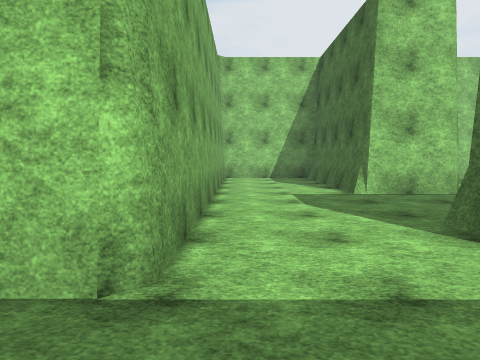
view 1 (above)

24 first-person views from a walk through a scene from a Unity 3-D project. The camera is 1.5 m above the floor, tilts 4° down and sees 70° across. The floor is counted in squares, 2 m on a side. Each view is taken from the middle of a square. On the plan, view 1 faces up. The plan holds only what a view shows up to about 11 squares ahead; the rest is blank. The place goes on beyond the plan. Surface patterns are stand-ins for the level's own textures.

view 2
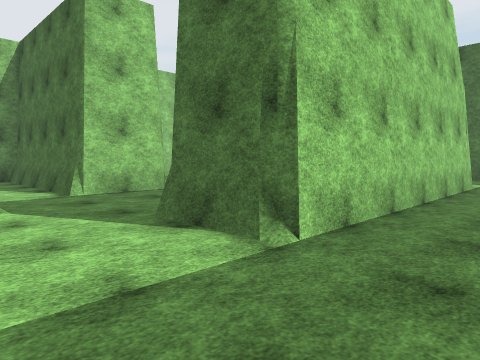

view 3
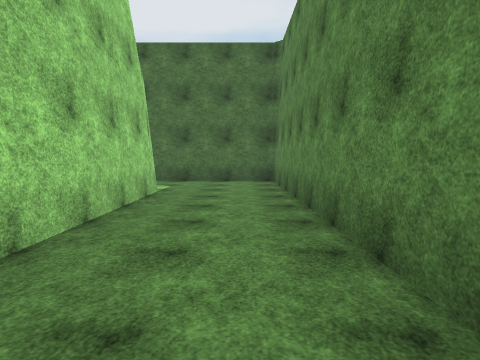

view 4
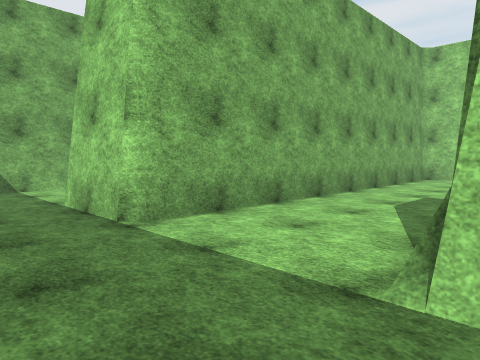

view 5
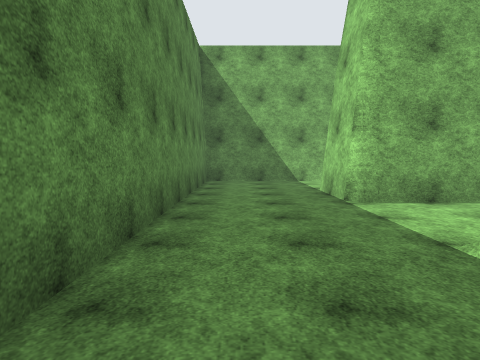

view 6
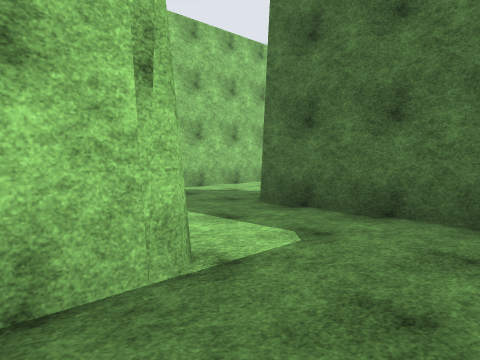

view 7
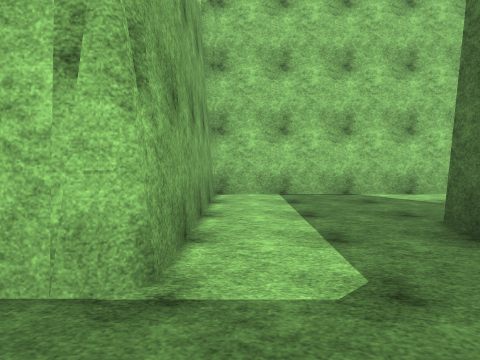

view 8
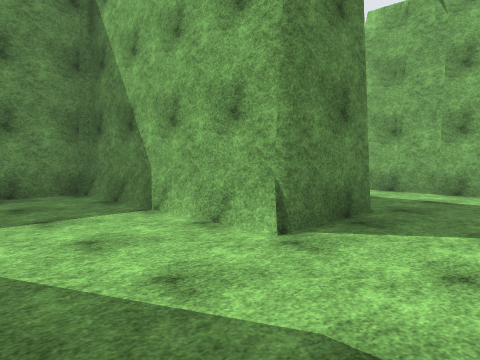

view 9
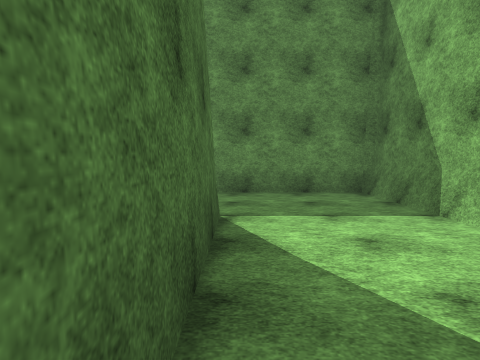

view 10
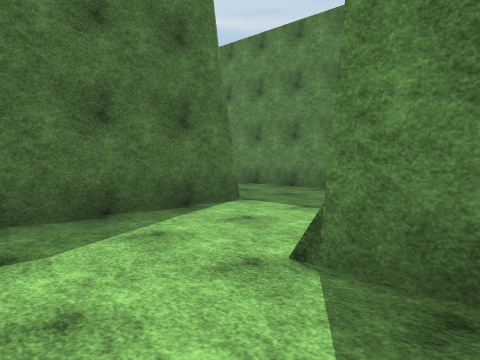

view 11
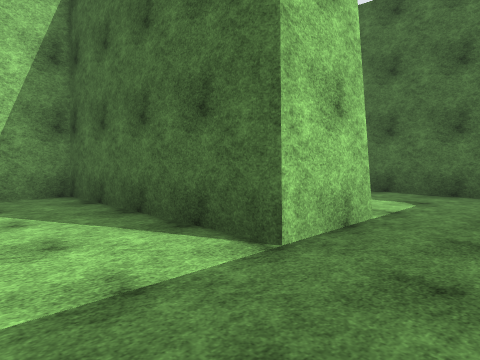

view 12
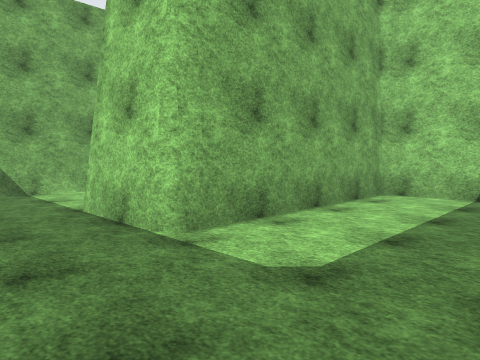

view 13
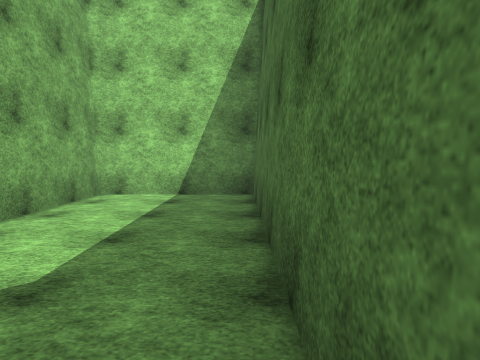

view 14
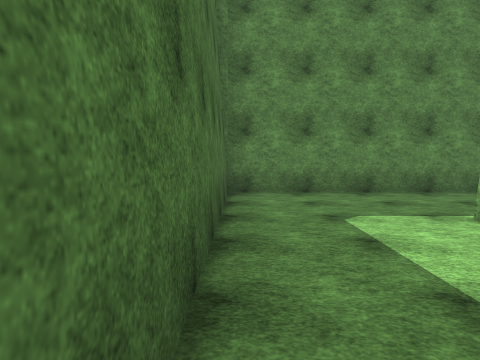

view 15
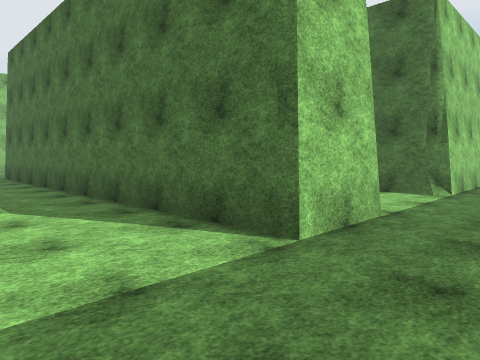

view 16
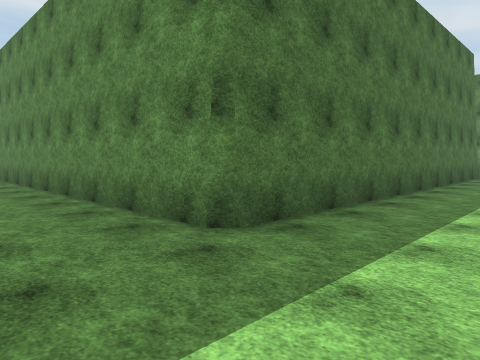

view 17
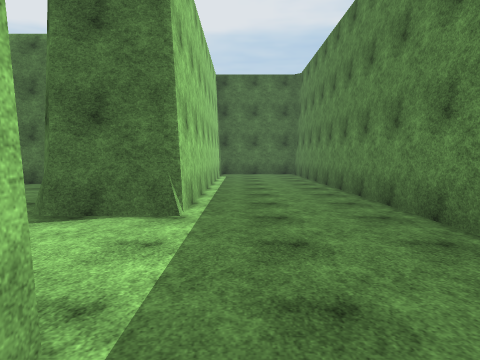

view 18
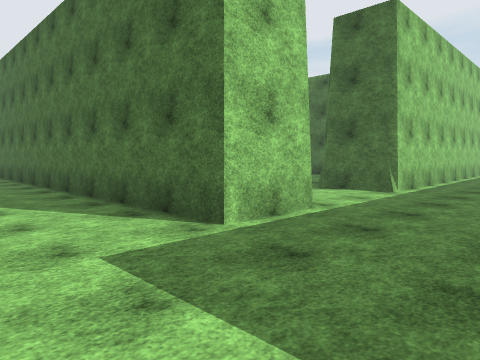

view 19
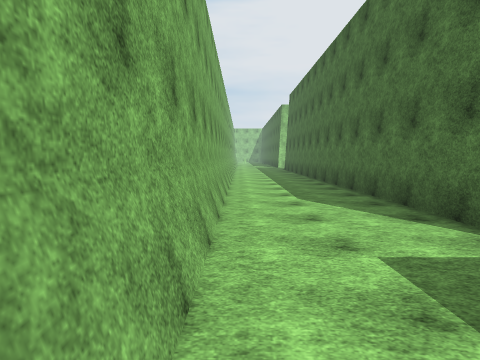

view 20
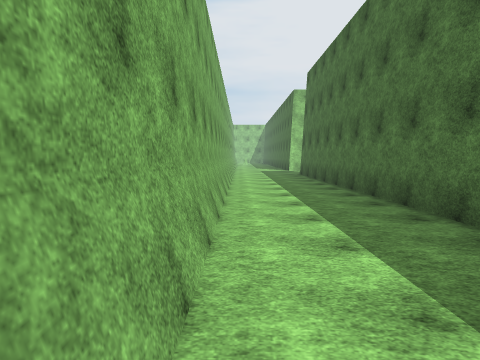

view 21
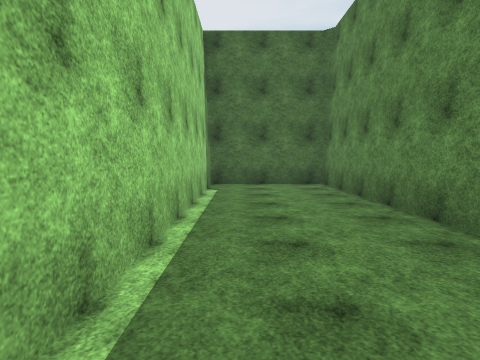

view 22
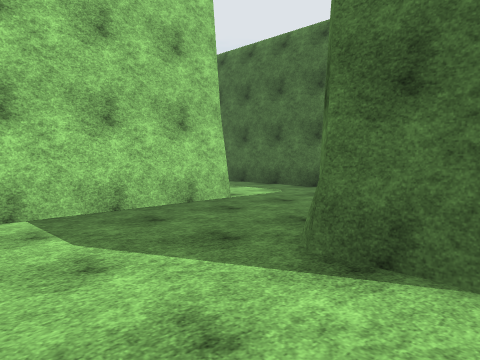

view 23
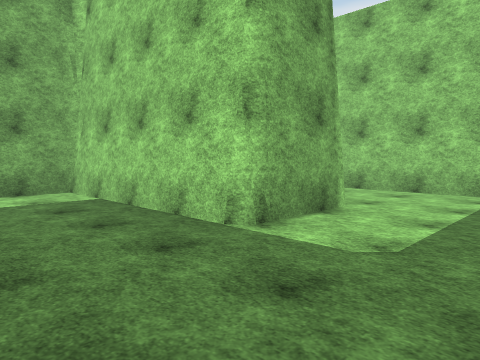

view 24
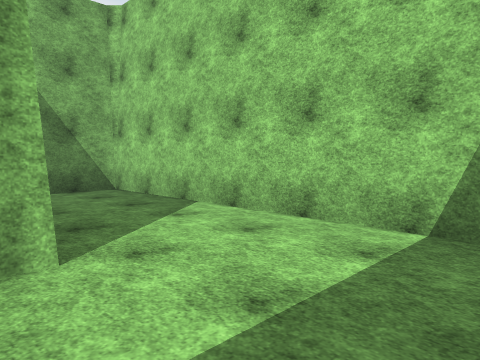

### Floor plan
Points are (right, up) in squares from view 1. A wall is a line through its corners. A room is listed if a view was taken in it or the views show most of it. See-through windows are left out.
Room 1 (views 1, 2, 3, 4, 5, 6, 7, 10)
walls: (2.5, 2.1) (2.5, 3.8); (-0.6, -1) (12.3, -1) (12.3, 4) (14.4, 4); (2.5, 6.8) (2.5, 11.8); (14.6, 6.8) (9.5, 6.8) (9.5, 1.8) (2.6, 1.8) (2.5, 2.3); (0.4, 11.8) (-0.5, 11.8) (-0.5, 2) (-0.7, 1.8)
ways out: opening at (13.5, 5.5) to room 2; opening at (-1.5, 0.5) to room 4; opening at (3.5, 5.5)
Room 2 (views 8, 9, 11)
walls: (14.2, 4) (14.2, -1); (19, 1.8) (17.3, 1.8) (17.3, 6.8) (14.6, 6.8); (14.4, -1) (19.6, -1)
low walls: (14.4, 4) (14.4, -1)
ways out: opening at (13.5, 5.5) to room 1; opening at (18.5, 0.5) to room 3
Room 3 (views 12, 13, 14)
walls: (19.6, -1) (22.3, -1) (22.3, 6.8) (19.2, 6.8) (19.2, 2) (19, 1.8)
ways out: opening at (18.5, 0.5) to room 2
Room 4 (views 15, 16, 17, 18, 19, 20, 21, 22, 23, 24)
walls: (-0.6, 16.8) (-2.5, 16.8) (-2.5, 29.5); (4.5, 23.8) (4.5, 21.8) (4.3, 21.6) (-0.5, 21.6) (-0.5, 20.2); (7.3, 21.2) (7.3, 25); (6.5, 26.5) (-0.5, 26.5) (-0.5, 25); (-5.5, 29.5) (-5.5, 14.5); (-5.5, 2.9) (-5.5, -1) (-0.6, -1); (-0.7, 1.8) (-2.5, 1.8) (-2.5, 13.7) (12.3, 13.7) (12.3, 16.8) (2.5, 16.8) (2.5, 18.5) (2.8, 18.8)
ways out: opening at (-1.5, 0.5) to room 1

Positions as (right, up) in squares from view 1, and headings:
1: (0, 0), facing up
2: (0, 0), facing up-right
3: (2, 0), facing right
4: (3, 0), facing up-left
5: (5, 0), facing left
6: (8, 0), facing up-right
7: (10, 0), facing up
8: (17, 6), facing down-left
9: (17, 6), facing down
10: (13, 6), facing down-right
11: (15, 0), facing up-right
12: (22, 0), facing up-left
13: (22, 0), facing up
14: (22, 6), facing down
15: (-5, 0), facing up-right
16: (-5, 16), facing down-right
17: (-2, 16), facing right
18: (-5, 14), facing up-right
19: (-5, 14), facing up
20: (-5, 19), facing up
21: (3, 16), facing right
22: (0, 17), facing up-right
23: (7, 19), facing up-left
24: (7, 23), facing up-left
